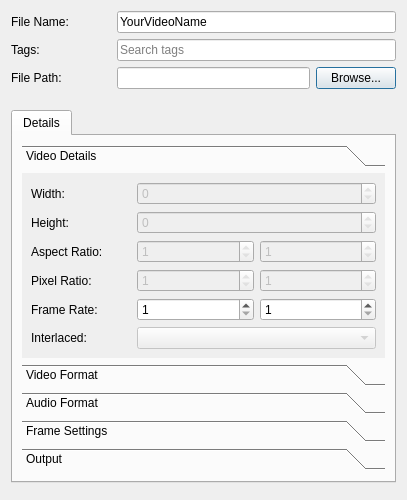
<?xml version="1.0" encoding="UTF-8"?>
<ui version="4.0">
 <class>Dialog</class>
 <widget class="QDialog" name="Dialog">
  <property name="geometry">
   <rect>
    <x>0</x>
    <y>0</y>
    <width>407</width>
    <height>446</height>
   </rect>
  </property>
  <property name="sizePolicy">
   <sizepolicy hsizetype="Preferred" vsizetype="Preferred">
    <horstretch>0</horstretch>
    <verstretch>0</verstretch>
   </sizepolicy>
  </property>
  <property name="windowTitle">
   <string>File Properties</string>
  </property>
  <property name="windowIcon">
   <iconset>
    <normaloff>../../images/openshot.png</normaloff>../../images/openshot.png</iconset>
  </property>
  <property name="autoFillBackground">
   <bool>false</bool>
  </property>
  <layout class="QGridLayout" name="gridLayout">
   <item row="0" column="0">
    <layout class="QVBoxLayout" name="verticalLayout">
     <item>
      <layout class="QHBoxLayout" name="horizontalLayout_3">
       <item>
        <widget class="QLabel" name="lblFileName">
         <property name="minimumSize">
          <size>
           <width>100</width>
           <height>0</height>
          </size>
         </property>
         <property name="text">
          <string>File Name:</string>
         </property>
        </widget>
       </item>
       <item>
        <widget class="QLineEdit" name="txtFileName">
         <property name="text">
          <string>YourVideoName</string>
         </property>
         <property name="placeholderText">
          <string>Name of file</string>
         </property>
        </widget>
       </item>
      </layout>
     </item>
     <item>
      <layout class="QHBoxLayout" name="horizontalLayout_2">
       <property name="topMargin">
        <number>0</number>
       </property>
       <item>
        <widget class="QLabel" name="lblTags">
         <property name="minimumSize">
          <size>
           <width>100</width>
           <height>0</height>
          </size>
         </property>
         <property name="text">
          <string>Tags:</string>
         </property>
        </widget>
       </item>
       <item>
        <widget class="QLineEdit" name="txtTags">
         <property name="placeholderText">
          <string>Search tags</string>
         </property>
        </widget>
       </item>
      </layout>
     </item>
     <item>
      <layout class="QHBoxLayout" name="horizontalLayout_4">
       <property name="bottomMargin">
        <number>15</number>
       </property>
       <item>
        <widget class="QLabel" name="lblFilePath">
         <property name="minimumSize">
          <size>
           <width>100</width>
           <height>0</height>
          </size>
         </property>
         <property name="text">
          <string>File Path:</string>
         </property>
        </widget>
       </item>
       <item>
        <widget class="QLineEdit" name="txtFilePath">
         <property name="enabled">
          <bool>true</bool>
         </property>
         <property name="readOnly">
          <bool>false</bool>
         </property>
        </widget>
       </item>
       <item>
        <widget class="QPushButton" name="btnBrowse">
         <property name="text">
          <string>Browse...</string>
         </property>
        </widget>
       </item>
      </layout>
     </item>
    </layout>
   </item>
   <item row="4" column="0">
    <widget class="QDialogButtonBox" name="buttonBox"/>
   </item>
   <item row="2" column="0" rowspan="2">
    <widget class="QTabWidget" name="tabWidget">
     <property name="sizePolicy">
      <sizepolicy hsizetype="Preferred" vsizetype="Preferred">
       <horstretch>0</horstretch>
       <verstretch>0</verstretch>
      </sizepolicy>
     </property>
     <property name="autoFillBackground">
      <bool>false</bool>
     </property>
     <property name="styleSheet">
      <string notr="true"/>
     </property>
     <property name="tabShape">
      <enum>QTabWidget::Rounded</enum>
     </property>
     <property name="currentIndex">
      <number>0</number>
     </property>
     <property name="documentMode">
      <bool>false</bool>
     </property>
     <widget class="QWidget" name="Details">
      <attribute name="title">
       <string>Details</string>
      </attribute>
      <layout class="QGridLayout" name="gridLayout_3">
       <item row="1" column="0">
        <spacer name="verticalSpacer">
         <property name="orientation">
          <enum>Qt::Vertical</enum>
         </property>
         <property name="sizeHint" stdset="0">
          <size>
           <width>20</width>
           <height>40</height>
          </size>
         </property>
        </spacer>
       </item>
       <item row="0" column="0">
        <widget class="QToolBox" name="toolBox">
         <property name="sizePolicy">
          <sizepolicy hsizetype="Preferred" vsizetype="MinimumExpanding">
           <horstretch>0</horstretch>
           <verstretch>0</verstretch>
          </sizepolicy>
         </property>
         <property name="frameShape">
          <enum>QFrame::NoFrame</enum>
         </property>
         <property name="frameShadow">
          <enum>QFrame::Plain</enum>
         </property>
         <property name="lineWidth">
          <number>0</number>
         </property>
         <property name="currentIndex">
          <number>0</number>
         </property>
         <widget class="QWidget" name="pageVideoDetails">
          <property name="geometry">
           <rect>
            <x>0</x>
            <y>0</y>
            <width>354</width>
            <height>222</height>
           </rect>
          </property>
          <property name="sizePolicy">
           <sizepolicy hsizetype="Preferred" vsizetype="Preferred">
            <horstretch>0</horstretch>
            <verstretch>0</verstretch>
           </sizepolicy>
          </property>
          <attribute name="label">
           <string>Video Details</string>
          </attribute>
          <layout class="QGridLayout" name="gridLayout_5">
           <property name="sizeConstraint">
            <enum>QLayout::SetNoConstraint</enum>
           </property>
           <item row="1" column="0">
            <layout class="QHBoxLayout" name="horizontalLayout_10">
             <item>
              <widget class="QLabel" name="lblHeight">
               <property name="minimumSize">
                <size>
                 <width>100</width>
                 <height>0</height>
                </size>
               </property>
               <property name="text">
                <string>Height:</string>
               </property>
              </widget>
             </item>
             <item>
              <widget class="QSpinBox" name="txtHeight">
               <property name="enabled">
                <bool>false</bool>
               </property>
               <property name="sizePolicy">
                <sizepolicy hsizetype="Expanding" vsizetype="Fixed">
                 <horstretch>0</horstretch>
                 <verstretch>0</verstretch>
                </sizepolicy>
               </property>
               <property name="readOnly">
                <bool>true</bool>
               </property>
               <property name="minimum">
                <number>0</number>
               </property>
               <property name="maximum">
                <number>9999</number>
               </property>
               <property name="value">
                <number>0</number>
               </property>
              </widget>
             </item>
            </layout>
           </item>
           <item row="3" column="0">
            <layout class="QHBoxLayout" name="horizontalLayout_12">
             <item>
              <widget class="QLabel" name="lblAspectRatio">
               <property name="minimumSize">
                <size>
                 <width>100</width>
                 <height>0</height>
                </size>
               </property>
               <property name="text">
                <string>Aspect Ratio:</string>
               </property>
              </widget>
             </item>
             <item>
              <widget class="QSpinBox" name="txtAspectRatioNum">
               <property name="enabled">
                <bool>false</bool>
               </property>
               <property name="sizePolicy">
                <sizepolicy hsizetype="Expanding" vsizetype="Fixed">
                 <horstretch>0</horstretch>
                 <verstretch>0</verstretch>
                </sizepolicy>
               </property>
               <property name="readOnly">
                <bool>true</bool>
               </property>
               <property name="minimum">
                <number>1</number>
               </property>
               <property name="maximum">
                <number>9999</number>
               </property>
              </widget>
             </item>
             <item>
              <widget class="QSpinBox" name="txtAspectRatioDen">
               <property name="enabled">
                <bool>false</bool>
               </property>
               <property name="sizePolicy">
                <sizepolicy hsizetype="Expanding" vsizetype="Fixed">
                 <horstretch>0</horstretch>
                 <verstretch>0</verstretch>
                </sizepolicy>
               </property>
               <property name="readOnly">
                <bool>true</bool>
               </property>
               <property name="minimum">
                <number>1</number>
               </property>
               <property name="maximum">
                <number>9999</number>
               </property>
              </widget>
             </item>
            </layout>
           </item>
           <item row="4" column="0">
            <layout class="QHBoxLayout" name="horizontalLayout_13">
             <item>
              <widget class="QLabel" name="lblPixelRatio">
               <property name="minimumSize">
                <size>
                 <width>100</width>
                 <height>0</height>
                </size>
               </property>
               <property name="text">
                <string>Pixel Ratio:</string>
               </property>
              </widget>
             </item>
             <item>
              <widget class="QSpinBox" name="txtPixelRatioNum">
               <property name="enabled">
                <bool>false</bool>
               </property>
               <property name="sizePolicy">
                <sizepolicy hsizetype="Expanding" vsizetype="Fixed">
                 <horstretch>0</horstretch>
                 <verstretch>0</verstretch>
                </sizepolicy>
               </property>
               <property name="readOnly">
                <bool>true</bool>
               </property>
               <property name="minimum">
                <number>1</number>
               </property>
               <property name="maximum">
                <number>9999</number>
               </property>
              </widget>
             </item>
             <item>
              <widget class="QSpinBox" name="txtPixelRatioDen">
               <property name="enabled">
                <bool>false</bool>
               </property>
               <property name="sizePolicy">
                <sizepolicy hsizetype="Expanding" vsizetype="Fixed">
                 <horstretch>0</horstretch>
                 <verstretch>0</verstretch>
                </sizepolicy>
               </property>
               <property name="readOnly">
                <bool>true</bool>
               </property>
               <property name="minimum">
                <number>1</number>
               </property>
               <property name="maximum">
                <number>9999</number>
               </property>
              </widget>
             </item>
            </layout>
           </item>
           <item row="5" column="0">
            <layout class="QHBoxLayout" name="horizontalLayout_14">
             <item>
              <widget class="QLabel" name="lblFrameRate">
               <property name="minimumSize">
                <size>
                 <width>100</width>
                 <height>0</height>
                </size>
               </property>
               <property name="text">
                <string>Frame Rate:</string>
               </property>
              </widget>
             </item>
             <item>
              <widget class="QSpinBox" name="txtFrameRateNum">
               <property name="sizePolicy">
                <sizepolicy hsizetype="Expanding" vsizetype="Fixed">
                 <horstretch>0</horstretch>
                 <verstretch>0</verstretch>
                </sizepolicy>
               </property>
               <property name="minimum">
                <number>1</number>
               </property>
               <property name="maximum">
                <number>99999</number>
               </property>
              </widget>
             </item>
             <item>
              <widget class="QSpinBox" name="txtFrameRateDen">
               <property name="sizePolicy">
                <sizepolicy hsizetype="Expanding" vsizetype="Fixed">
                 <horstretch>0</horstretch>
                 <verstretch>0</verstretch>
                </sizepolicy>
               </property>
               <property name="minimum">
                <number>1</number>
               </property>
               <property name="maximum">
                <number>9999</number>
               </property>
              </widget>
             </item>
            </layout>
           </item>
           <item row="6" column="0">
            <layout class="QHBoxLayout" name="horizontalLayout_15">
             <property name="bottomMargin">
              <number>0</number>
             </property>
             <item>
              <widget class="QLabel" name="lblInterlaced">
               <property name="minimumSize">
                <size>
                 <width>100</width>
                 <height>0</height>
                </size>
               </property>
               <property name="text">
                <string>Interlaced:</string>
               </property>
              </widget>
             </item>
             <item>
              <widget class="QComboBox" name="cboInterlaced">
               <property name="enabled">
                <bool>false</bool>
               </property>
               <property name="sizePolicy">
                <sizepolicy hsizetype="Expanding" vsizetype="Fixed">
                 <horstretch>0</horstretch>
                 <verstretch>0</verstretch>
                </sizepolicy>
               </property>
              </widget>
             </item>
            </layout>
           </item>
           <item row="0" column="0">
            <layout class="QHBoxLayout" name="horizontalLayout_11">
             <item>
              <widget class="QLabel" name="lblWidth">
               <property name="minimumSize">
                <size>
                 <width>100</width>
                 <height>0</height>
                </size>
               </property>
               <property name="text">
                <string>Width:</string>
               </property>
              </widget>
             </item>
             <item>
              <widget class="QSpinBox" name="txtWidth">
               <property name="enabled">
                <bool>false</bool>
               </property>
               <property name="sizePolicy">
                <sizepolicy hsizetype="Expanding" vsizetype="Fixed">
                 <horstretch>0</horstretch>
                 <verstretch>0</verstretch>
                </sizepolicy>
               </property>
               <property name="readOnly">
                <bool>true</bool>
               </property>
               <property name="minimum">
                <number>0</number>
               </property>
               <property name="maximum">
                <number>9999</number>
               </property>
               <property name="value">
                <number>0</number>
               </property>
              </widget>
             </item>
            </layout>
           </item>
          </layout>
         </widget>
         <widget class="QWidget" name="pageVideoFormat">
          <property name="geometry">
           <rect>
            <x>0</x>
            <y>-28</y>
            <width>354</width>
            <height>117</height>
           </rect>
          </property>
          <attribute name="label">
           <string>Video Format</string>
          </attribute>
          <layout class="QGridLayout" name="gridLayout_7">
           <item row="0" column="0">
            <layout class="QHBoxLayout" name="horizontalLayout_17">
             <item>
              <widget class="QLabel" name="lblVideoFormat">
               <property name="minimumSize">
                <size>
                 <width>100</width>
                 <height>0</height>
                </size>
               </property>
               <property name="text">
                <string>Video Format:</string>
               </property>
              </widget>
             </item>
             <item>
              <widget class="QLineEdit" name="txtVideoFormat">
               <property name="enabled">
                <bool>false</bool>
               </property>
               <property name="readOnly">
                <bool>true</bool>
               </property>
               <property name="placeholderText">
                <string>No video stream found</string>
               </property>
              </widget>
             </item>
            </layout>
           </item>
           <item row="1" column="0">
            <layout class="QHBoxLayout" name="horizontalLayout_18">
             <item>
              <widget class="QLabel" name="lblVideoCodec">
               <property name="minimumSize">
                <size>
                 <width>100</width>
                 <height>0</height>
                </size>
               </property>
               <property name="text">
                <string>Video Codec:</string>
               </property>
              </widget>
             </item>
             <item>
              <widget class="QLineEdit" name="txtVideoCodec">
               <property name="enabled">
                <bool>false</bool>
               </property>
               <property name="readOnly">
                <bool>true</bool>
               </property>
               <property name="placeholderText">
                <string>No video stream found</string>
               </property>
              </widget>
             </item>
            </layout>
           </item>
           <item row="2" column="0">
            <layout class="QHBoxLayout" name="horizontalLayout_19">
             <property name="bottomMargin">
              <number>0</number>
             </property>
             <item>
              <widget class="QLabel" name="lblVideoBitrate">
               <property name="minimumSize">
                <size>
                 <width>100</width>
                 <height>0</height>
                </size>
               </property>
               <property name="text">
                <string>Bit Rate / Quality:</string>
               </property>
              </widget>
             </item>
             <item>
              <widget class="QSpinBox" name="txtVideoBitRate">
               <property name="enabled">
                <bool>false</bool>
               </property>
               <property name="sizePolicy">
                <sizepolicy hsizetype="Expanding" vsizetype="Fixed">
                 <horstretch>0</horstretch>
                 <verstretch>0</verstretch>
                </sizepolicy>
               </property>
               <property name="readOnly">
                <bool>true</bool>
               </property>
               <property name="maximum">
                <number>99999999</number>
               </property>
              </widget>
             </item>
            </layout>
           </item>
          </layout>
         </widget>
         <widget class="QWidget" name="pageAudioFormat">
          <property name="geometry">
           <rect>
            <x>0</x>
            <y>-98</y>
            <width>354</width>
            <height>187</height>
           </rect>
          </property>
          <attribute name="label">
           <string>Audio Format</string>
          </attribute>
          <layout class="QGridLayout" name="gridLayout_8">
           <item row="1" column="0">
            <layout class="QHBoxLayout" name="layoutAudio_SampleRate">
             <item>
              <widget class="QLabel" name="lblSampleRate">
               <property name="minimumSize">
                <size>
                 <width>100</width>
                 <height>0</height>
                </size>
               </property>
               <property name="text">
                <string>Sample Rate:</string>
               </property>
              </widget>
             </item>
             <item>
              <widget class="QSpinBox" name="txtSampleRate">
               <property name="enabled">
                <bool>false</bool>
               </property>
               <property name="sizePolicy">
                <sizepolicy hsizetype="Expanding" vsizetype="Fixed">
                 <horstretch>0</horstretch>
                 <verstretch>0</verstretch>
                </sizepolicy>
               </property>
               <property name="readOnly">
                <bool>true</bool>
               </property>
               <property name="minimum">
                <number>0</number>
               </property>
               <property name="maximum">
                <number>128000</number>
               </property>
               <property name="value">
                <number>0</number>
               </property>
              </widget>
             </item>
            </layout>
           </item>
           <item row="0" column="0">
            <layout class="QHBoxLayout" name="layoutAudio_Codec">
             <item>
              <widget class="QLabel" name="lblAudioCodec">
               <property name="minimumSize">
                <size>
                 <width>100</width>
                 <height>0</height>
                </size>
               </property>
               <property name="text">
                <string>Audio Codec:</string>
               </property>
              </widget>
             </item>
             <item>
              <widget class="QLineEdit" name="txtAudioCodec">
               <property name="enabled">
                <bool>false</bool>
               </property>
               <property name="readOnly">
                <bool>true</bool>
               </property>
               <property name="placeholderText">
                <string>No audio stream found</string>
               </property>
              </widget>
             </item>
            </layout>
           </item>
           <item row="4" column="0">
            <layout class="QHBoxLayout" name="layoutAudio_Bitrate">
             <item>
              <widget class="QLabel" name="lblAudioBitrate">
               <property name="minimumSize">
                <size>
                 <width>100</width>
                 <height>0</height>
                </size>
               </property>
               <property name="text">
                <string>Bit Rate / Quality:</string>
               </property>
              </widget>
             </item>
             <item>
              <widget class="QSpinBox" name="txtAudioBitRate">
               <property name="enabled">
                <bool>false</bool>
               </property>
               <property name="sizePolicy">
                <sizepolicy hsizetype="Expanding" vsizetype="Fixed">
                 <horstretch>0</horstretch>
                 <verstretch>0</verstretch>
                </sizepolicy>
               </property>
               <property name="readOnly">
                <bool>true</bool>
               </property>
               <property name="maximum">
                <number>99999999</number>
               </property>
              </widget>
             </item>
            </layout>
           </item>
           <item row="2" column="0">
            <layout class="QHBoxLayout" name="layoutAudio_Channels">
             <item>
              <widget class="QLabel" name="lblChannels">
               <property name="minimumSize">
                <size>
                 <width>100</width>
                 <height>0</height>
                </size>
               </property>
               <property name="text">
                <string># of Channels:</string>
               </property>
              </widget>
             </item>
             <item>
              <widget class="QSpinBox" name="txtChannels">
               <property name="enabled">
                <bool>false</bool>
               </property>
               <property name="sizePolicy">
                <sizepolicy hsizetype="Expanding" vsizetype="Fixed">
                 <horstretch>0</horstretch>
                 <verstretch>0</verstretch>
                </sizepolicy>
               </property>
               <property name="readOnly">
                <bool>true</bool>
               </property>
               <property name="minimum">
                <number>0</number>
               </property>
               <property name="maximum">
                <number>9</number>
               </property>
               <property name="value">
                <number>0</number>
               </property>
              </widget>
             </item>
            </layout>
           </item>
           <item row="3" column="0">
            <layout class="QHBoxLayout" name="layoutAudio_ChannelLayout">
             <property name="topMargin">
              <number>0</number>
             </property>
             <item>
              <widget class="QLabel" name="lblChannelLayout">
               <property name="minimumSize">
                <size>
                 <width>100</width>
                 <height>0</height>
                </size>
               </property>
               <property name="text">
                <string>Channel Layout:</string>
               </property>
              </widget>
             </item>
             <item>
              <widget class="QComboBox" name="cboChannelLayout">
               <property name="enabled">
                <bool>false</bool>
               </property>
               <property name="sizePolicy">
                <sizepolicy hsizetype="Expanding" vsizetype="Fixed">
                 <horstretch>0</horstretch>
                 <verstretch>0</verstretch>
                </sizepolicy>
               </property>
              </widget>
             </item>
            </layout>
           </item>
          </layout>
         </widget>
         <widget class="QWidget" name="pageFrameSettings">
          <property name="geometry">
           <rect>
            <x>0</x>
            <y>0</y>
            <width>367</width>
            <height>89</height>
           </rect>
          </property>
          <attribute name="label">
           <string>Frame Settings</string>
          </attribute>
          <layout class="QGridLayout" name="gridLayout_4">
           <item row="1" column="0">
            <layout class="QHBoxLayout" name="horizontalLayout">
             <item>
              <widget class="QLabel" name="lblEndFrame">
               <property name="minimumSize">
                <size>
                 <width>100</width>
                 <height>0</height>
                </size>
               </property>
               <property name="text">
                <string>End Frame:</string>
               </property>
              </widget>
             </item>
             <item>
              <widget class="QSpinBox" name="txtEndFrame">
               <property name="sizePolicy">
                <sizepolicy hsizetype="Expanding" vsizetype="Fixed">
                 <horstretch>0</horstretch>
                 <verstretch>0</verstretch>
                </sizepolicy>
               </property>
               <property name="minimum">
                <number>1</number>
               </property>
               <property name="maximum">
                <number>99999999</number>
               </property>
              </widget>
             </item>
            </layout>
           </item>
           <item row="0" column="0">
            <layout class="QHBoxLayout" name="horizontalLayout_5">
             <item>
              <widget class="QLabel" name="lblStartFrame">
               <property name="sizePolicy">
                <sizepolicy hsizetype="Preferred" vsizetype="Preferred">
                 <horstretch>0</horstretch>
                 <verstretch>0</verstretch>
                </sizepolicy>
               </property>
               <property name="minimumSize">
                <size>
                 <width>100</width>
                 <height>0</height>
                </size>
               </property>
               <property name="text">
                <string>Start Frame:</string>
               </property>
              </widget>
             </item>
             <item>
              <widget class="QSpinBox" name="txtStartFrame">
               <property name="sizePolicy">
                <sizepolicy hsizetype="Expanding" vsizetype="Fixed">
                 <horstretch>0</horstretch>
                 <verstretch>0</verstretch>
                </sizepolicy>
               </property>
               <property name="minimum">
                <number>1</number>
               </property>
               <property name="maximum">
                <number>99999999</number>
               </property>
              </widget>
             </item>
            </layout>
           </item>
          </layout>
         </widget>
         <widget class="QWidget" name="pageOutput">
          <attribute name="label">
           <string>Output</string>
          </attribute>
          <layout class="QGridLayout" name="gridLayout_2">
           <item row="0" column="0">
            <widget class="QTextEdit" name="txtOutput">
             <property name="readOnly">
              <bool>true</bool>
             </property>
            </widget>
           </item>
          </layout>
         </widget>
        </widget>
       </item>
      </layout>
     </widget>
    </widget>
   </item>
   
  </layout>
 </widget>
 <resources/>
 <connections>
  <connection>
   <sender>buttonBox</sender>
   <signal>accepted()</signal>
   <receiver>Dialog</receiver>
   <slot>accept()</slot>
   <hints>
    <hint type="sourcelabel">
     <x>59</x>
     <y>24</y>
    </hint>
    <hint type="destinationlabel">
     <x>249</x>
     <y>170</y>
    </hint>
   </hints>
  </connection>
  <connection>
   <sender>buttonBox</sender>
   <signal>rejected()</signal>
   <receiver>Dialog</receiver>
   <slot>reject()</slot>
   <hints>
    <hint type="sourcelabel">
     <x>59</x>
     <y>24</y>
    </hint>
    <hint type="destinationlabel">
     <x>249</x>
     <y>170</y>
    </hint>
   </hints>
  </connection>
 </connections>
</ui>
